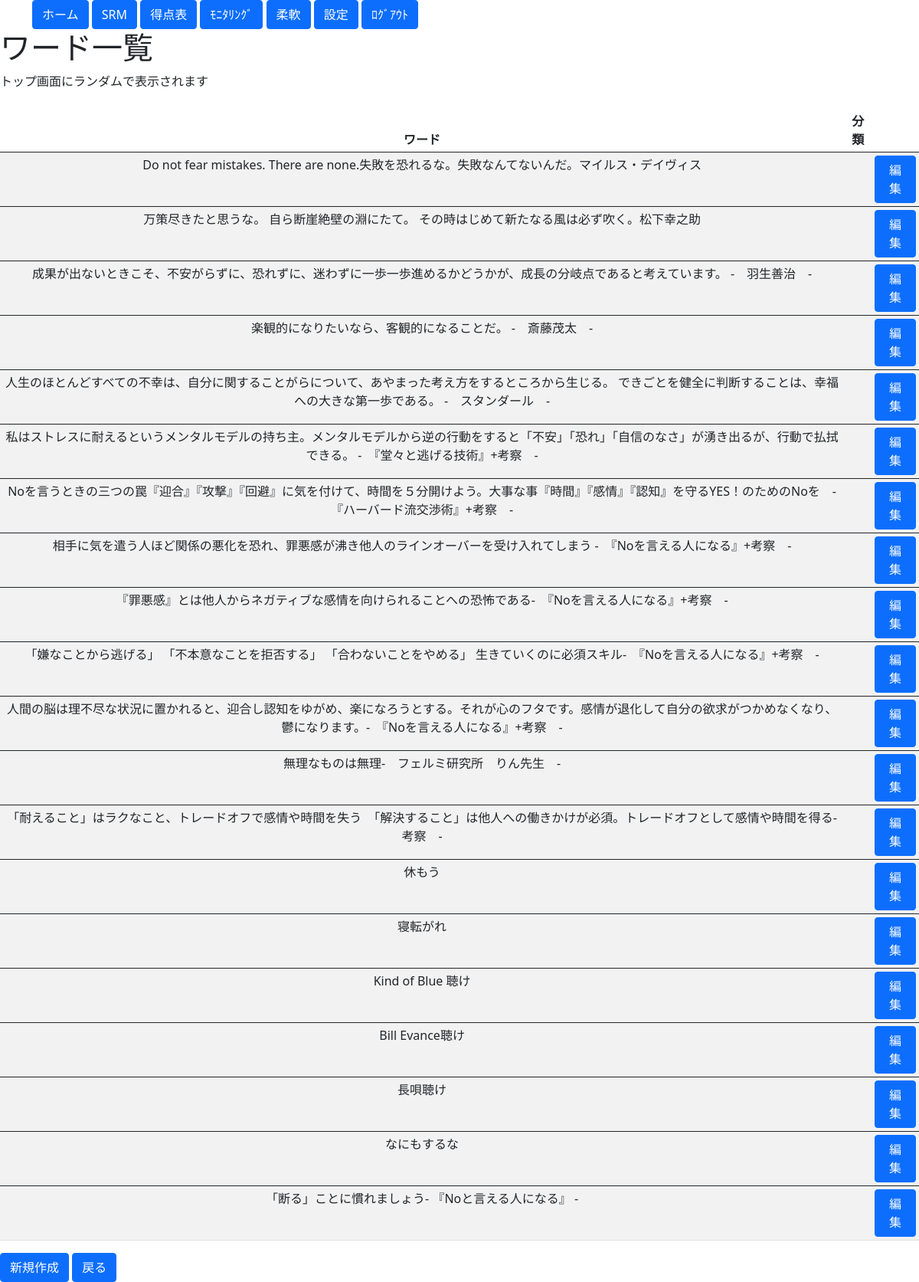
The page /options/word_list on the database its author committed.
### blogpost/models.py (models this page shows, shortened)
class WordModel(models.Model):
    word = models.TextField()
    category = models.TextField(
        verbose_name="どんな時にかけたい言葉ですか？",
        choices=SITUATION,
        blank=True
        )

### blogpost/views.py (the view)
# urls.py: path('options/word_list', Word_List.as_view(), name='Word_list'),
class Word_List(ListView):
    template_name = 'options/word_list.html'
    model = WordModel
    def get_context_data(self, **kwargs):
        context = super().get_context_data(**kwargs) # はじめに継承元のメソッドを呼び出す
        context['stcategolys'] = list(StPointModel.objects.all())
        context['stNames'] = list(StPointNameModel.objects.all())
        return context

### blogpost/templates/options/word_list.html (shortened to what this page needs)
<!doctype html>
<html lang="en">
  <head>
    <link href="https://cdn.jsdelivr.net/npm/bootstrap@5.0.0-beta3/dist/css/bootstrap.min.css" rel="stylesheet">
  </head>
{% extends 'base.html' %}
{% block content %}
<!DOCTYPE html>
<html>
<head>
</head>
<body>
  <h1>ワード一覧</h1>
  <a>トップ画面にランダムで表示されます</a>
  <table class="table table-striped table-hover table-sm">
    <thead>
      <tr>
        <th style="text-align:center">ワード</th>
        <th style="text-align:center">分類</th>
        <th></th>
      </tr>
    </thead>
    {% for item in object_list %}
      <tbody>
        <tr style="text-align:center">
          <td style="text-align:center">{{ item.word }}</td>
          <td style="text-align:center">{{ item.ategory }}</td>
          <td><a class="btn btn-primary" href="{% url 'Word_update' item.pk %}" role="button">編集</a></td>
        </tr>
      </tbody>
    {% endfor %}
    </table>
</body>
<td><a class="btn btn-primary" href="{% url 'Word_Create' %}" pk="button">新規作成</a></td>
<td><a class="btn btn-primary" href="{% url 'Options' %}" pk="button">戻る</a></td>
{% endblock content %}

### rows shown on the page
WordModel: word "Do not fear mistakes. There are none.失敗を恐れるな。失敗なんてないんだ。マイルス・デイヴィス"
WordModel: word "万策尽きたと思うな。 自ら断崖絶壁の淵にたて。 その時はじめて新たなる風は必ず吹く。松下幸之助"
WordModel: word "成果が出ないときこそ、不安がらずに、恐れずに、迷わずに一歩一歩進めるかどうかが、成長の分岐点であると考えています。 - 羽生善治 -"
WordModel: word "楽観的になりたいなら、客観的になることだ。 - 斎藤茂太 -"
WordModel: word "人生のほとんどすべての不幸は、自分に関することがらについて、あやまった考え方をするところから生じる。 できごとを健全に判断することは、幸福への大きな第一歩である。 - スタンダール -"
WordModel: word "私はストレスに耐えるというメンタルモデルの持ち主。メンタルモデルから逆の行動をすると「不安」「恐れ」「自信のなさ」が湧き出るが、行動で払拭できる。 - 『堂々と逃げる技術』+考察 -"
WordModel: word "Noを言うときの三つの罠『迎合』『攻撃』『回避』に気を付けて、時間を５分開けよう。大事な事『時間』『感情』『認知』を守るYES！のためのNoを - 『ハーバード流交渉術』+考察 -"
WordModel: word "相手に気を遣う人ほど関係の悪化を恐れ、罪悪感が沸き他人のラインオーバーを受け入れてしまう - 『Noを言える人になる』+考察 -"
WordModel: word "『罪悪感』とは他人からネガティブな感情を向けられることへの恐怖である- 『Noを言える人になる』+考察 -"
WordModel: word "「嫌なことから逃げる」 「不本意なことを拒否する」 「合わないことをやめる」 生きていくのに必須スキル- 『Noを言える人になる』+考察 -"
WordModel: word "人間の脳は理不尽な状況に置かれると、迎合し認知をゆがめ、楽になろうとする。それが心のフタです。感情が退化して自分の欲求がつかめなくなり、鬱になります。- 『Noを言える人になる』+考察 -"
WordModel: word "無理なものは無理- フェルミ研究所 りん先生 -"
WordModel: word "「耐えること」はラクなこと、トレードオフで感情や時間を失う 「解決すること」は他人への働きかけが必須。トレードオフとして感情や時間を得る- 考察 -"
WordModel: word "休もう"
WordModel: word "寝転がれ"
WordModel: word "Kind of Blue 聴け"
WordModel: word "Bill Evance聴け"
WordModel: word "長唄聴け"
WordModel: word "なにもするな"
WordModel: word "「断る」ことに慣れましょう- 『Noと言える人になる』 -"
